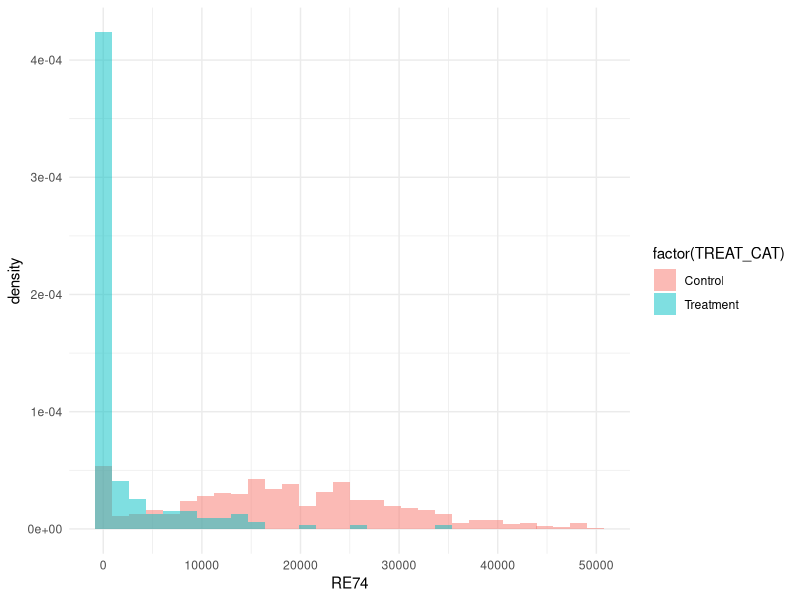
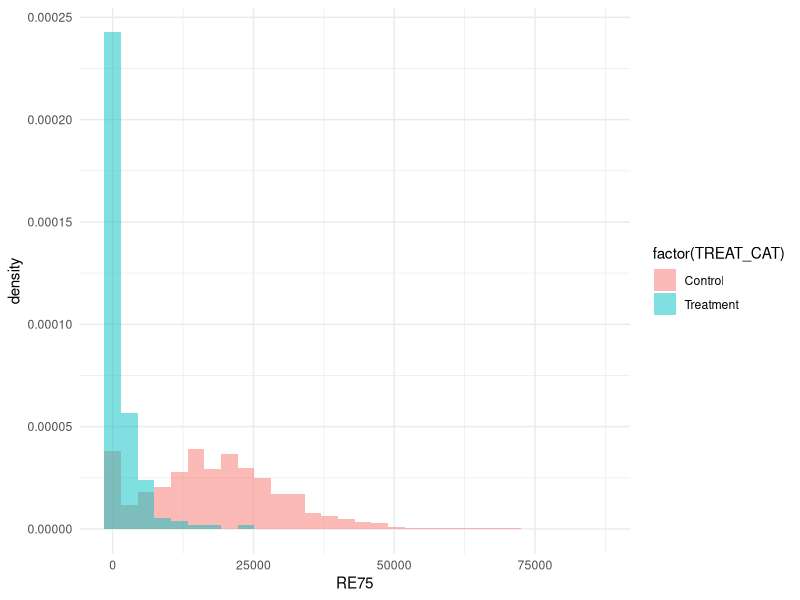
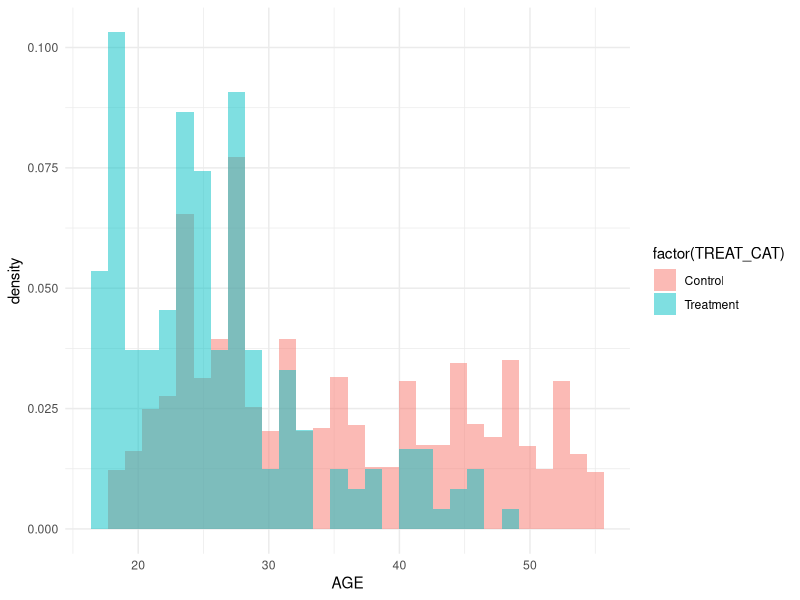
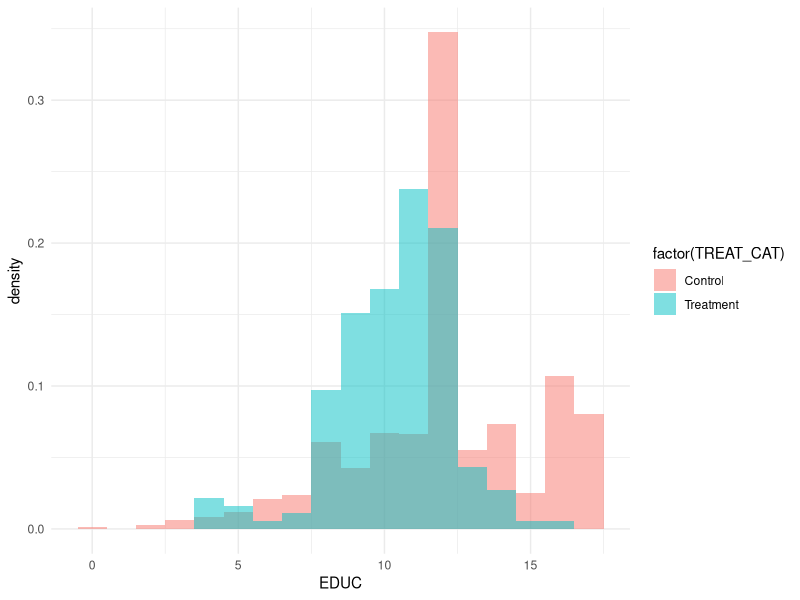

Here is the R script that generated these plots, in order:
## ---- chunk 1
knitr::opts_chunk$set(dev='png', fig.path='Figs/',
                      fig.width = 8.5, fig.height = 5,
                      echo = TRUE, warnings = FALSE)

library(ggplot2)
theme_set(theme_minimal())
## ---- chunk 2
df <- read.table("job_training_observational_data.txt", header = TRUE)

# Removes the response variable so that the design is not biased by outcomes
df <- within(df, rm('RE78'))
categorical <- c("MARR", "NODEGREE", "BLACK", "HISPANIC", "U74", "U75", "OTHER_RACE")
## ---- chunk 3
df$OTHER_RACE <- ifelse(df$BLACK == 0 & df$HISPANIC == 0, 1, 0)
## ---- chunk 4
freq <- data.frame(row.names = c("factor", "freq", "treatment"))

num_treat <- nrow(df[df$TREAT == 1, ])
num_control <- nrow(df) - num_treat

for (factor in categorical) {
  freq_treat <- sum(df[df[[factor]] & df$TREAT == 1, c(factor)]) / num_treat
  freq_control <- sum(df[df[[factor]] & df$TREAT == 0, c(factor)]) / num_control
  
  new_freq <- data.frame(factor=c(factor, factor), 
                        freq=c(freq_treat, freq_control),
                        treatment=c(TRUE, FALSE))
  freq <- rbind(freq, new_freq)
}
print(freq)
## ---- chunk 5
df$TREAT_CAT <- factor(df$TREAT, labels=c("Control", "Treatment"))

ggplot(df[df$RE74 < quantile(df$RE74, .98), ], aes(RE74, fill = factor(TREAT_CAT))) +
  geom_histogram(aes(y = ..density..), alpha = .5, position = "identity")

ggplot(df[df$RE74 < quantile(df$RE75, .98), ], aes(RE75, fill = factor(TREAT_CAT))) +
  geom_histogram(aes(y = ..density..), alpha = .5, position = "identity")

ggplot(df[df$RE74 < quantile(df$RE75, .98), ], aes(AGE, fill = factor(TREAT_CAT))) +
  geom_histogram(aes(y = ..density..), alpha = .5, position = "identity")

ggplot(df[df$RE74 < quantile(df$RE75, .98), ], aes(EDUC, fill = factor(TREAT_CAT))) +
  geom_histogram(aes(y = ..density..), alpha = .5, position = "identity", binwidth = 1)
